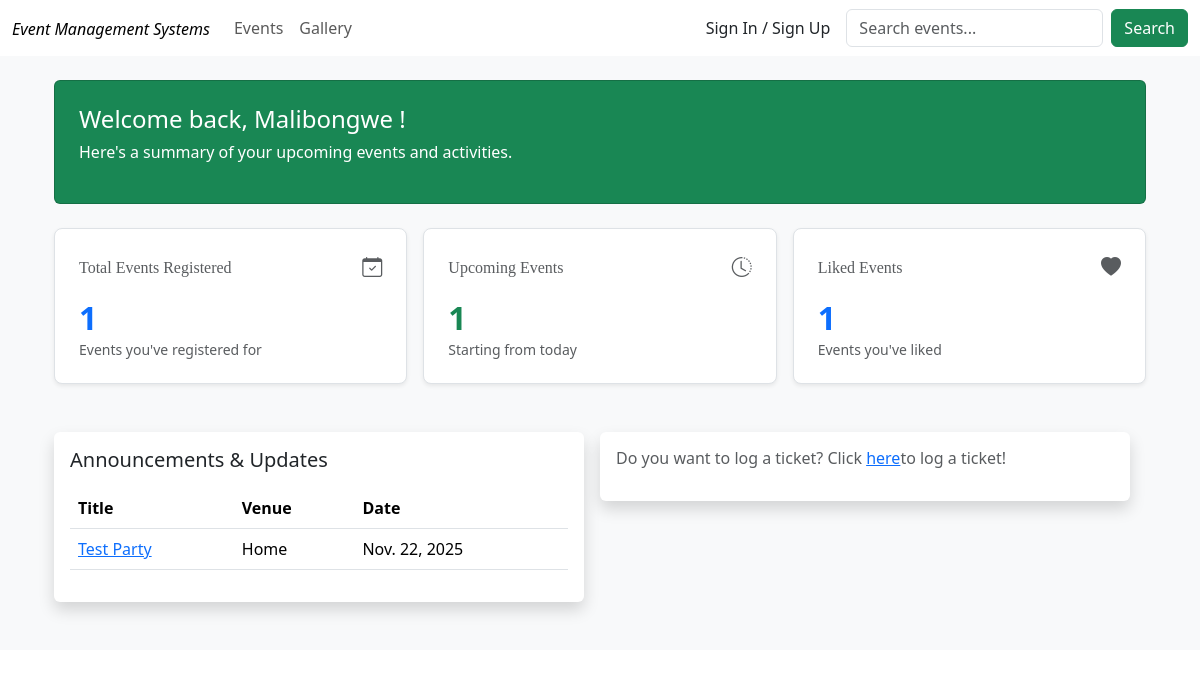
/attendee_overview/1/, run on the app's committed database.
### event_app/models.py (models this page shows, shortened)
class Attendee(models.Model):
    first_name = models.CharField(max_length=100)
    last_name = models.CharField(max_length=100)
    email = models.EmailField(unique=True)
    user = models.OneToOneField(CustomUser, on_delete=models.CASCADE, blank=True, null=True, related_name='attendee_profile')
    created_at = models.DateTimeField(auto_now_add=True)
    updated_at = models.DateTimeField(auto_now=True)
    class Meta:
        ordering = ['first_name', 'last_name']
        verbose_name = 'Attendee'
        verbose_name_plural = 'Attendees'

class Event(models.Model):
    MUSIC_ARTS = 'music-arts'
    BUSINESS = 'business'
    SPORTS = 'sports'
    TECHNOLOGY = 'technology'
    FOOD_DRINK = 'food-drink'
    HEALTH_WELLNESS = 'health-wellness'
    EDUCATION = 'education'
    COMMUNITY = 'community'
    CHARITY = 'charity'
    GOVERNMENT = 'government'
    TOURISM = 'tourism'
    CATEGORY_CHOICES = [
        (MUSIC_ARTS, 'Music & Arts'),
        (BUSINESS, 'Business & Professional'),
        (SPORTS, 'Sports & Fitness'),
        (TECHNOLOGY, 'Technology'),
        (FOOD_DRINK, 'Food & Drink'),
        (HEALTH_WELLNESS, 'Health & Wellness'),
        (EDUCATION, 'Education & Learning'),
        (COMMUNITY, 'Community & Culture'),
        (CHARITY, 'Charity & Fundraising'),
        (GOVERNMENT, 'Government & Politics'),
        (TOURISM, 'Tourism & Hospitality'),
    ]
    DRAFT = 'draft'
    PUBLISHED = 'published'
    CANCELLED = 'cancelled'
    PENDING = 'pending'
    REJECTED = 'rejected'
    STATUS_CHOICES = [
        (DRAFT, 'Draft'),
        (PUBLISHED, 'Published'),
        (CANCELLED, 'Cancelled'),
        (PENDING, 'Pending'),
    ]
    title = models.CharField(max_length=200)
    description = models.TextField()
    category = models.CharField(max_length=80, choices=CATEGORY_CHOICES)
    status = models.CharField(max_length=20, choices=STATUS_CHOICES, default=DRAFT)
    organizer = models.ForeignKey(User, on_delete=models.CASCADE, related_name='organized_events')
    is_approved = models.BooleanField(default=False)
    attendees = models.ManyToManyField(
        Attendee,
        through='EventRegistration',
        related_name='events',
        blank=True
    )
    start_date = models.DateField()
    end_date = models.DateField()
    start_time = models.TimeField()
    end_time = models.TimeField()
    venue = models.CharField(max_length=200)
    city = models.CharField(max_length=100)
    is_online = models.BooleanField(default=False)
    online_link = models.URLField(blank=True, null=True)
    image = models.ImageField(upload_to='event_images/', blank=True, null=True)
    tags = models.TextField(help_text='Comma-separated tags', blank=True)
    max_attendees = models.PositiveIntegerField(blank=True, null=True)
    registration_deadline = models.DateTimeField(blank=True, null=True)
    views_count = models.PositiveIntegerField(default=0, editable=False)
    created_at = models.DateTimeField(auto_now_add=True)
    updated_at = models.DateTimeField(auto_now=True)
    class Meta:
        ordering = ['-created_at']

### event_app/views.py (the view)
# urls.py: path('attendee_overview/<int:attendee_id>/', views.attendee_overview, name='attendee_overview'),
def attendee_overview(request, attendee_id):
    attendee = get_object_or_404(Attendee, id=attendee_id)
    now = timezone.now()
    events = Event.objects.filter(attendees=attendee).distinct()
    total_events = events.count()
    upcoming_events = events.filter(start_date__gte=now.date(), status=Event.PUBLISHED)
    upcoming_events_count = upcoming_events.count()
    past_events = events.filter(start_date__lt=now.date(), status=Event.PUBLISHED)
    past_events_count = past_events.count()
    category_data = events.values('category').annotate(
        count=Count('id')
    ).order_by('-count')
    chart_labels = []
    chart_data = []
    chart_colors = []
    category_colors = {
        Event.MUSIC_ARTS: '#FF6384',
        Event.BUSINESS: '#36A2EB',
        Event.SPORTS: '#FFCE56',
        Event.TECHNOLOGY: '#4BC0C0',
        Event.FOOD_DRINK: '#9966FF',
        Event.HEALTH_WELLNESS: '#FF9F40',
        Event.EDUCATION: '#FF6384',
        Event.COMMUNITY: '#C9CBCF',
        Event.CHARITY: '#4BC0C0',
        Event.GOVERNMENT: '#36A2EB',
        Event.TOURISM: '#FFCE56'
    }
    for item in category_data:
        category = item['category']
        count = item['count']
        percentage = round((count / total_events) * 100, 1) if total_events > 0 else 0
        category_display = dict(Event.CATEGORY_CHOICES).get(category, category)
        chart_labels.append(category_display)
        chart_data.append(percentage)
        chart_colors.append(category_colors.get(category, '#C9CBCF'))
    chart_data_json = json.dumps({
        'labels': chart_labels,
        'data': chart_data,
        'colors': chart_colors
    })
    upcoming_events_ordered = upcoming_events.order_by('start_date')
    print(f"Total registered events: {total_events}")
    print(f"Upcoming events: {upcoming_events_count}, Past events: {past_events_count}")
    context = {
        'attendee': attendee.first_name,
        'total_events': total_events,
        'upcoming_events_count': upcoming_events_count,
        'past_events_count': past_events_count,
        'attendee_events': upcoming_events_ordered,  # or all events, if needed
        'category_chart_data': chart_data_json,
        'category_breakdown': category_data,
    }
    return render(request, 'attendee_dashboard.html', context)

### templates/attendee_dashboard.html (shortened to what this page needs)
{% extends "base.html" %}
{% block content %}
<div class="container p-4">
    <div class="card p-4 bg-success text-white">
        <h4>Welcome back, {{ attendee }} !</h4>
        <p>Here's a summary of your upcoming events and activities.</p>
    </div>
    <div class="row g-3 mb-2 mt-2">
        <div class="col-md-4">
            <div class="card border rounded-3 p-4 mb-3 shadow-sm">
                <div class="d-flex align-items-center justify-content-between mb-3">
                    <h6 class="h6 text-muted mb-0">Total Events Registered</h6>
                    <i class="bi bi-calendar-check text-muted fs-5"></i>
                </div>
                <div>
                    <p class="h2 fw-bold text-primary mb-1">{{ total_events }}</p>
                    <p class="text-muted small mb-0">Events you've registered for</p>
                </div>
            </div>
        </div>
        <div class="col-md-4">
            <div class="card border rounded-3 p-4 mb-3 shadow-sm">
                <div class="d-flex align-items-center justify-content-between mb-3">
                    <h6 class="h6 text-muted mb-0">Upcoming Events</h6>
                    <i class="bi bi-clock-history text-muted fs-5"></i>
                </div>
                <div>
                    <p class="h2 fw-bold text-success mb-1">{{ upcoming_events_count }}</p>
                    <p class="text-muted small mb-0">Starting from today</p>
                </div>
            </div>
        </div>
          <div class="col-md-4">
            <div class="card border rounded-3 p-4 mb-3 shadow-sm">
                <div class="d-flex align-items-center justify-content-between mb-3">
                    <h6 class="h6 text-muted mb-0">Liked Events</h6>
                    <i class="bi bi-heart-fill (red) text-muted fs-5"></i>
                </div>
                <div>
                    <p class="h2 fw-bold text-primary mb-1">{{ total_events }}</p>
                    <p class="text-muted small mb-0">Events you've liked</p>
                </div>
            </div>
        </div>
    <div class="row g-3">
        <div class="col-md-6">
            <div class="bg-white rounded shadow p-3 mb-3">
                <h5 class="mb-3">Announcements & Updates</h5>
                {% if attendee_events %}
                <table class="table">
                    <thead>
                        <tr>
                            <th scope="col">Title</th>
                            <th scope="col">Venue</th>
                            <th scope="col">Date</th>
                        </tr>
                    </thead>
                    <tbody>
                        {% for event in attendee_events %}
                        <tr>
                            <td><a href="{% url 'event_details' event.pk %}">{{ event.title }}</a></td>
                            <td>{{ event.venue }}</td>
                            <td>{{ event.start_date }}</td>
                        </tr>
                        {% endfor %}
                    </tbody>
                </table>
                {% else %}
                <p class="text-muted">You're not registered for any upcoming events.</p>
                {% endif %}
            </div>
        </div>
        <div class="col-md-6">
            <div class="bg-white rounded shadow p-3 mb-3">
                <p class="text-muted">Do you want to log a ticket? Click <a href="">here</a>to log a ticket!</p>
            </div>
        </div>
    </div>
</div>
{% endblock content %}

### data on the page
Attendee: first_name "Malibongwe"
Event: title "Test Party", venue "Home", start_date "Nov. 22, 2025"

### other printed values
{{ total_events }} "1"
{{ upcoming_events_count }} "1"
